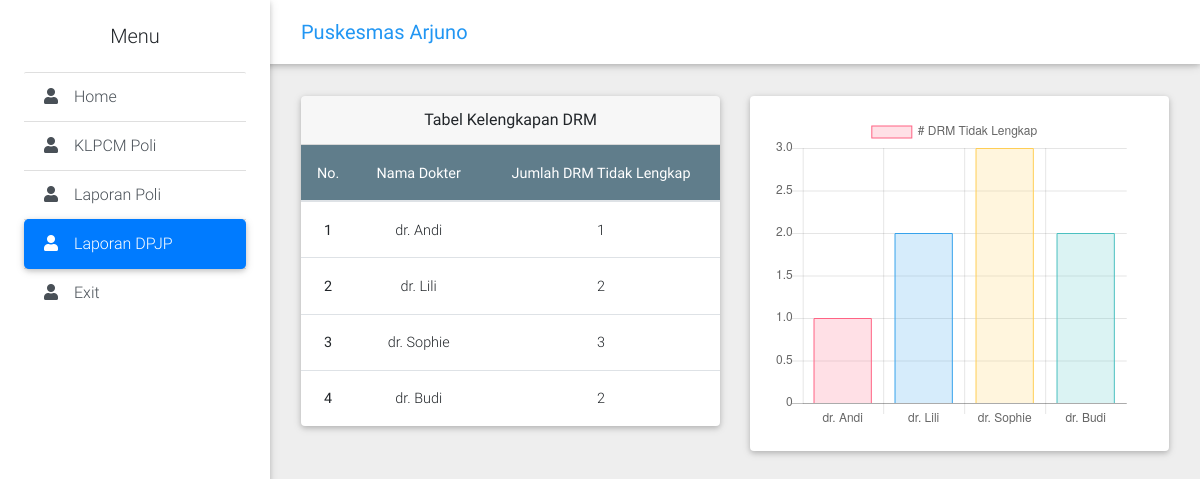
The page /index.php/laporan_dpjp on the database its author committed.
### tables this page shows
CREATE TABLE `dpjp` (
  `id` int(255) NOT NULL,
  `nama_dokter` varchar(255) NOT NULL
);

### application/controllers/Laporan_DPJP.php (called while the page is built, shortened)
<?php
class Laporan_DPJP extends CI_Controller
{
	function __construct()
	{
		$this->load->model('dpjp_model');
	}
	public function index()
	{
		$kelengkapanDRM = $this->dpjp_model->fetchUncompletedDRM();
		$nomor = 1;
		foreach ($kelengkapanDRM as $k) {
			$k->nomor = $nomor++;
		}
		$data = [
			'kelengkapan_drm' => $kelengkapanDRM
		];
		$this->load->view('header');
		$this->load->view('laporan_dpjp', $data);
		$this->load->view('footer');
	}
}

### index.php (called while the page is built, shortened)
<?php
require_once BASEPATH.'core/CodeIgniter.php';

### application/models/dpjp_model.php (called while the page is built, shortened)
<?php
class DPJP_Model extends CI_Model
{
    private $_table = 'dpjp';
    public function fetchUncompletedDRM()
    {
        $this->db->select('dpjp.*, rm.kelengkapan, COUNT(rm.id) as drm');
        $this->db->from($this->_table . ' dpjp');
        $this->db->join('rekam_medis rm', 'rm.dpjp = dpjp.id', 'left');
        $this->db->group_by('dpjp.id');
        $this->db->where('rm.kelengkapan = 0');
        $this->db->having('drm > 0');
        return $this->db->get()->result();
    }
}

### application/views/laporan_dpjp.php (the view, shortened to what this page needs)
<div class="row">
  <div class="col">
    <div class="card mb-4 wow fadeIn">
      <div class="card-header text-center">Tabel Kelengkapan DRM</div>
      <div class="card-body p-0">
        <table class="table table-hover text-center text-nowrap m-0">
          <thead class="blue-grey text-white">
            <tr>
              <th scope="col">No.</th>
              <th scope="col">Nama Dokter</th>
              <th scope="col">Jumlah DRM Tidak Lengkap</th>
            </tr>
          </thead>
          <tbody>
            <?php foreach ($kelengkapan_drm as $k) { ?>
              <tr>
                <th><?php echo $k->nomor; ?></th>
                <td>dr. <?php echo $k->nama_dokter; ?></td>
                <td><?php echo $k->drm; ?></td>
              </tr>
            <?php } ?>
          </tbody>
        </table>
      </div>
    </div>
  </div>
  <div class="col">
    <div class="card mb-4 wow fadeIn">
      <div class="card-body">
        <canvas id="myChart" height="250"></canvas>
      </div>
    </div>
  </div>
</div>
<?php
$chartLabels = [];
$chartValues = [];
foreach ($kelengkapan_drm as $k) {
  $chartLabels[] = 'dr. ' . $k->nama_dokter;
  $chartValues[] = $k->drm;
}
?>
<script type="text/javascript">
  // Line
  var ctx = document.getElementById("myChart").getContext('2d');
  var myChart = new Chart(ctx, {
    type: 'bar',
    data: {
      labels: ["<?php echo implode('", "', $chartLabels) ?>"],
      datasets: [{
        label: '# DRM Tidak Lengkap',
        data: [<?php echo implode(', ', $chartValues) ?>],
        backgroundColor: [
          'rgba(255, 99, 132, 0.2)',
          'rgba(54, 162, 235, 0.2)',
          'rgba(255, 206, 86, 0.2)',
          'rgba(75, 192, 192, 0.2)',
          'rgba(153, 102, 255, 0.2)',
          'rgba(255, 159, 64, 0.2)'
        ],
        borderColor: [
          'rgba(255,99,132,1)',
          'rgba(54, 162, 235, 1)',
          'rgba(255, 206, 86, 1)',
          'rgba(75, 192, 192, 1)',
          'rgba(153, 102, 255, 1)',
          'rgba(255, 159, 64, 1)'
        ],
        borderWidth: 1
      }]
    },
    options: {
      scales: {
        yAxes: [{
          ticks: {
            beginAtZero: true
          }
        }]
      }
    }
  });
</script>

### application/views/header.php (style rules this page uses)
body { background-color: #eee; }

### rows shown on the page
dpjp: nomor "1", nama_dokter "Andi", drm "1"
dpjp: nomor "2", nama_dokter "Lili", drm "2"
dpjp: nomor "3", nama_dokter "Sophie", drm "3"
dpjp: id "4", nama_dokter "Budi", drm "2"

### other values the page prints
$nav[0] "Home"
$nav[0] "KLPCM Poli"
$nav[0] "Laporan Poli"
$nav[0] "Laporan DPJP"
$nav[0] "Exit"
chart data {{ implode(', ', $chartValues) }} 1, 2, 3, 2
